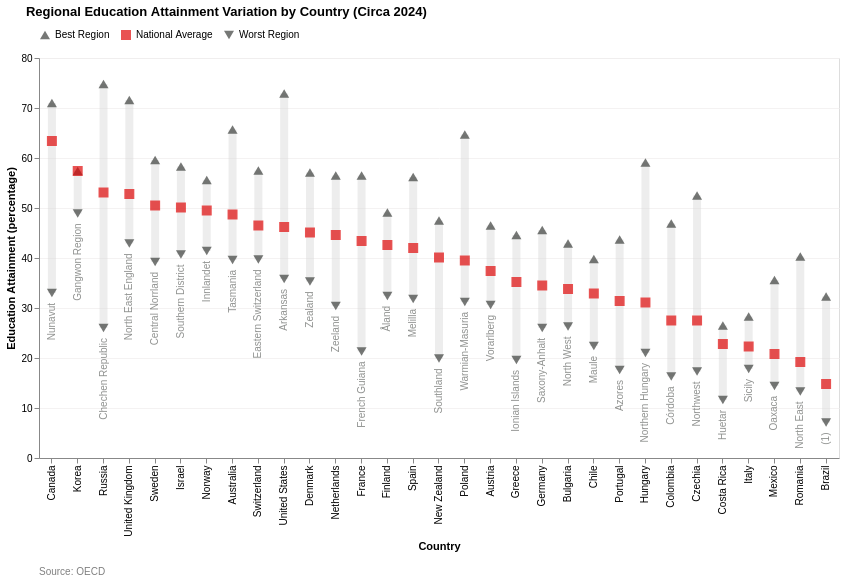

Write notebook code for a chart like this one.
### Code cell
chart_attainment = create_regional_variation_chart_no_norm(
    all_points_data, 
    country_order, 
    average_color=PRESETS['education-attainment']['color'], 
    chart_title="Regional Education Attainment Variation by Country (Circa 2024)", 
    scale_domain=[0,80],
    y_title="Education Attainment (percentage)")
chart_attainment.save("C:\\Users\\lopez\\github\\capp30239\\static_visualization_project\\graphs\\shape_education_regional_attainment_variation.svg")
chart_attainment

### Figure 1 — Vega-Lite specification as saved in the notebook (floating-point values rounded to 4 significant figures)
{"config": {"view": {"continuousWidth": 300, "continuousHeight": 300}}, "vconcat": [{"layer": [{"data": {"name": "data-d1f818e23e2ff0c1937e2cc6c8d877c7"}, "mark": {"type": "rule", "opacity": 0.4, "stroke": "lightgray", "strokeWidth": 8}, "encoding": {"tooltip": [{"field": "Country", "title": "Country", "type": "nominal"}, {"aggregate": "min", "field": "Value", "title": "Worst Region Deviation", "type": "quantitative"}, {"aggregate": "max", "field": "Value", "title": "Best Region Deviation", "type": "quantitative"}], "x": {"axis": {"gridColor": "#f3f1f1e1"}, "field": "Country", "sort": ["Canada", "Korea", "Russia", "United Kingdom", "Sweden", "Israel", "Norway", "Australia", "Switzerland", "United States", "Denmark", "Netherlands", "France", "Finland", "Spain", "New Zealand", "Poland", "Austria", "Greece", "Germany", "Bulgaria", "Chile", "Portugal", "Hungary", "Colombia", "Czechia", "Türkiye", "Costa Rica", "Italy", "Mexico", "Romania", "Brazil"], "title": "Country", "type": "nominal"}, "y": {"aggregate": "min", "axis": {"gridColor": "#f3f1f1e1"}, "field": "Value", "scale": {"domain": [0, 80]}, "type": "quantitative"}, "y2": {"aggregate": "max", "field": "Value"}}}, {"layer": [{"data": {"name": "data-49f08c836b1f33e8e6a1e07127fc0895"}, "mark": {"type": "point", "filled": true, "size": 100}, "encoding": {"color": {"field": "Type", "legend": {"orient": "top"}, "scale": {"domain": ["Best Region", "National Average", "Worst Region"], "range": ["#3C3F3C", "#E00A0A", "#3C3F3C"]}, "title": "", "type": "nominal"}, "shape": {"field": "Type", "legend": {"orient": "top"}, "scale": {"domain": ["Best Region", "National Average", "Worst Region"], "range": ["triangle-up", "square", "triangle-down"]}, "title": "", "type": "nominal"}, "tooltip": [{"field": "Country", "type": "nominal"}, {"field": "Type", "type": "nominal"}, {"field": "Value", "type": "quantitative"}, {"field": "WorstRegionName", "title": "Worst Region Name", "type": "nominal"}], "x": {"axis": {"gridColor": "#f3f1f1e1"}, "field": "Country", "sort": ["Canada", "Korea", "Russia", "United Kingdom", "Sweden", "Israel", "Norway", "Australia", "Switzerland", "United States", "Denmark", "Netherlands", "France", "Finland", "Spain", "New Zealand", "Poland", "Austria", "Greece", "Germany", "Bulgaria", "Chile", "Portugal", "Hungary", "Colombia", "Czechia", "Türkiye", "Costa Rica", "Italy", "Mexico", "Romania", "Brazil"], "title": "Country", "type": "nominal"}, "y": {"field": "Value", "scale": {"domain": [0, 80]}, "title": "Education Attainment (percentage)", "type": "quantitative"}}}, {"data": {"name": "data-55e7954f84f7d68a5f500fa6991357d8"}, "mark": {"type": "text", "align": "right", "angle": 270, "color": "#3C3F3C91", "dx": -10, "dy": 0, "fontSize": 10}, "encoding": {"text": {"field": "WorstRegionName", "type": "nominal"}, "x": {"field": "Country", "sort": ["Canada", "Korea", "Russia", "United Kingdom", "Sweden", "Israel", "Norway", "Australia", "Switzerland", "United States", "Denmark", "Netherlands", "France", "Finland", "Spain", "New Zealand", "Poland", "Austria", "Greece", "Germany", "Bulgaria", "Chile", "Portugal", "Hungary", "Colombia", "Czechia", "Türkiye", "Costa Rica", "Italy", "Mexico", "Romania", "Brazil"], "type": "nominal"}, "y": {"field": "Value", "type": "quantitative"}}}]}], "height": 400, "resolve": {"legend": {"color": "independent", "shape": "independent"}}, "title": {"text": "Regional Education Attainment Variation by Country (Circa 2024)", "anchor": "start", "dx": 20, "offset": 10}, "width": 800}, {"data": {"name": "data-9de9b8125eee1bea1cb32d6ced1e9279"}, "mark": {"type": "text", "align": "left", "color": "gray", "dx": -400, "fontSize": 10}, "encoding": {"text": {"field": "source", "type": "nominal"}}, "height": 20, "width": 800}], "resolve": {"scale": {"color": "independent", "shape": "independent"}}, "spacing": 10, "$schema": "https://vega.github.io/schema/vega-lite/v5.20.1.json", "datasets": {"data-d1f818e23e2ff0c1937e2cc6c8d877c7": [{"Country": "Australia", "Value": 39.6, "Region name": "Tasmania", "Type": "Worst Region", "Reference area": NaN, "WorstRegionName": "Tasmania"}, {"Country": "Austria", "Value": 30.6, "Region name": "Vorarlberg", "Type": "Worst Region", "Reference area": NaN, "WorstRegionName": "Vorarlberg"}, {"Country": "Bulgaria", "Value": 26.3, "Region name": "North West", "Type": "Worst Region", "Reference area": NaN, "WorstRegionName": "North West"}, {"Country": "Brazil", "Value": 7.1, "Region name": "Maranhão", "Type": "Worst Region", "Reference area": NaN, "WorstRegionName": "(1)"}, {"Country": "Canada", "Value": 33.0, "Region name": "Nunavut", "Type": "Worst Region", "Reference area": NaN, "WorstRegionName": "Nunavut"}, {"Country": "Switzerland", "Value": 39.7, "Region name": "Eastern Switzerland", "Type": "Worst Region", "Reference area": NaN, "WorstRegionName": "Eastern Switzerland"}, {"Country": "Chile", "Value": 22.4, "Region name": "Maule", "Type": "Worst Region", "Reference area": NaN, "WorstRegionName": "Maule"}, {"Country": "Colombia", "Value": 16.3, "Region name": "Córdoba", "Type": "Worst Region", "Reference area": NaN, "WorstRegionName": "Córdoba"}, {"Country": "Costa Rica", "Value": 11.6, "Region name": "North Huetar", "Type": "Worst Region", "Reference area": NaN, "WorstRegionName": "Huetar"}, {"Country": "Czechia", "Value": 17.3, "Region name": "Northwest", "Type": "Worst Region", "Reference area": NaN, "WorstRegionName": "Northwest"}, {"Country": "Germany", "Value": 26.0, "Region name": "Saxony-Anhalt", "Type": "Worst Region", "Reference area": NaN, "WorstRegionName": "Saxony-Anhalt"}, {"Country": "Denmark", "Value": 35.3, "Region name": "Zealand", "Type": "Worst Region", "Reference area": NaN, "WorstRegionName": "Zealand"}, {"Country": "Spain", "Value": 31.8, "Region name": "Melilla", "Type": "Worst Region", "Reference area": NaN, "WorstRegionName": "Melilla"}, {"Country": "Finland", "Value": 32.4, "Region name": "Åland", "Type": "Worst Region", "Reference area": NaN, "WorstRegionName": "Åland"}, {"Country": "France", "Value": 21.3, "Region name": "French Guiana", "Type": "Worst Region", "Reference area": NaN, "WorstRegionName": "French Guiana"}, {"Country": "United Kingdom", "Value": 42.9, "Region name": "North East England", "Type": "Worst Region", "Reference area": NaN, "WorstRegionName": "North East England"}, {"Country": "Greece", "Value": 19.6, "Region name": "Ionian Islands", "Type": "Worst Region", "Reference area": NaN, "WorstRegionName": "Ionian Islands"}, {"Country": "Hungary", "Value": 21.0, "Region name": "Northern Hungary", "Type": "Worst Region", "Reference area": NaN, "WorstRegionName": "Northern Hungary"}, {"Country": "Israel", "Value": 40.7, "Region name": "Southern District", "Type": "Worst Region", "Reference area": NaN, "WorstRegionName": "Southern District"}, {"Country": "Italy", "Value": 17.8, "Region name": "Sicily", "Type": "Worst Region", "Reference area": NaN, "WorstRegionName": "Sicily"}, {"Country": "Korea", "Value": 48.9, "Region name": "Gangwon Region", "Type": "Worst Region", "Reference area": NaN, "WorstRegionName": "Gangwon Region"}, {"Country": "Mexico", "Value": 14.4, "Region name": "Oaxaca", "Type": "Worst Region", "Reference area": NaN, "WorstRegionName": "Oaxaca"}, {"Country": "Netherlands", "Value": 30.4, "Region name": "Zeeland", "Type": "Worst Region", "Reference area": NaN, "WorstRegionName": "Zeeland"}, {"Country": "Norway", "Value": 41.4, "Region name": "Innlandet", "Type": "Worst Region", "Reference area": NaN, "WorstRegionName": "Innlandet"}, {"Country": "New Zealand", "Value": 19.9, "Region name": "Southland", "Type": "Worst Region", "Reference area": NaN, "WorstRegionName": "Southland"}, {"Country": "Poland", "Value": 31.2, "Region name": "Warmian-Masuria", "Type": "Worst Region", "Reference area": NaN, "WorstRegionName": "Warmian-Masuria"}, {"Country": "Portugal", "Value": 17.6, "Region name": "Autonomous Region of the Azores", "Type": "Worst Region", "Reference area": NaN, "WorstRegionName": "Azores"}, {"Country": "Romania", "Value": 13.3, "Region name": "North East", "Type": "Worst Region", "Reference area": NaN, "WorstRegionName": "North East"}, {"Country": "Russia", "Value": 26.0, "Region name": "Chechen Republic", "Type": "Worst Region", "Reference area": NaN, "WorstRegionName": "Chechen Republic"}, {"Country": "Sweden", "Value": 39.2, "Region name": "Central Norrland", "Type": "Worst Region", "Reference area": NaN, "WorstRegionName": "Central Norrland"}, {"Country": "United States", "Value": 35.8, "Region name": "Arkansas", "Type": "Worst Region", "Reference area": NaN, "WorstRegionName": "Arkansas"}, {"Country": "Australia", "Value": 65.7, "Region name": "Australian Capital Territory", "Type": "Best Region", "Reference area": NaN, "WorstRegionName": "None"}, {"Country": "Austria", "Value": 46.5, "Region name": "Vienna", "Type": "Best Region", "Reference area": NaN, "WorstRegionName": "None"}, {"Country": "Bulgaria", "Value": 42.9, "Region name": "South West", "Type": "Best Region", "Reference area": NaN, "WorstRegionName": "None"}, {"Country": "Brazil", "Value": 32.3, "Region name": "Distrito Federal", "Type": "Best Region", "Reference area": NaN, "WorstRegionName": "None"}, {"Country": "Canada", "Value": 71.0, "Region name": "Ontario", "Type": "Best Region", "Reference area": NaN, "WorstRegionName": "None"}, {"Country": "Switzerland", "Value": 57.5, "Region name": "Zurich", "Type": "Best Region", "Reference area": NaN, "WorstRegionName": "None"}, {"Country": "Chile", "Value": 39.8, "Region name": "Santiago Metropolitan Region", "Type": "Best Region", "Reference area": NaN, "WorstRegionName": "None"}, {"Country": "Colombia", "Value": 46.9, "Region name": "Bogotá Capital District", "Type": "Best Region", "Reference area": NaN, "WorstRegionName": "None"}, {"Country": "Costa Rica", "Value": 26.5, "Region name": "Central", "Type": "Best Region", "Reference area": NaN, "WorstRegionName": "None"}, {"Country": "Czechia", "Value": 52.5, "Region name": "Prague", "Type": "Best Region", "Reference area": NaN, "WorstRegionName": "None"}, {"Country": "Germany", "Value": 45.6, "Region name": "Berlin", "Type": "Best Region", "Reference area": NaN, "WorstRegionName": "None"}, {"Country": "Denmark", "Value": 57.1, "Region name": "Capital region", "Type": "Best Region", "Reference area": NaN, "WorstRegionName": "None"}, {"Country": "Spain", "Value": 56.2, "Region name": "Basque Country", "Type": "Best Region", "Reference area": NaN, "WorstRegionName": "None"}, {"Country": "Finland", "Value": 49.1, "Region name": "Helsinki-Uusimaa", "Type": "Best Region", "Reference area": NaN, "WorstRegionName": "None"}, {"Country": "France", "Value": 56.5, "Region name": "Île-de-France", "Type": "Best Region", "Reference area": NaN, "WorstRegionName": "None"}, {"Country": "United Kingdom", "Value": 71.6, "Region name": "Greater London", "Type": "Best Region", "Reference area": NaN, "WorstRegionName": "None"}, {"Country": "Greece", "Value": 44.6, "Region name": "Attica", "Type": "Best Region", "Reference area": NaN, "WorstRegionName": "None"}, {"Country": "Hungary", "Value": 59.1, "Region name": "Budapest", "Type": "Best Region", "Reference area": NaN, "WorstRegionName": "None"}, {"Country": "Israel", "Value": 58.3, "Region name": "Tel Aviv District", "Type": "Best Region", "Reference area": NaN, "WorstRegionName": "None"}, {"Country": "Italy", "Value": 28.3, "Region name": "Lazio", "Type": "Best Region", "Reference area": NaN, "WorstRegionName": "None"}, {"Country": "Korea", "Value": 57.4, "Region name": "Seoul Capital Area", "Type": "Best Region", "Reference area": NaN, "WorstRegionName": "None"}, {"Country": "Mexico", "Value": 35.6, "Region name": "Mexico City", "Type": "Best Region", "Reference area": NaN, "WorstRegionName": "None"}, {"Country": "Netherlands", "Value": 56.5, "Region name": "Utrecht", "Type": "Best Region", "Reference area": NaN, "WorstRegionName": "None"}, {"Country": "Norway", "Value": 55.6, "Region name": "Oslo and Viken", "Type": "Best Region", "Reference area": NaN, "WorstRegionName": "None"}, {"Country": "New Zealand", "Value": 47.5, "Region name": "Wellington", "Type": "Best Region", "Reference area": NaN, "WorstRegionName": "None"}, {"Country": "Poland", "Value": 64.7, "Region name": "Warsaw", "Type": "Best Region", "Reference area": NaN, "WorstRegionName": "None"}, {"Country": "Portugal", "Value": 43.7, "Region name": "Greater Lisbon", "Type": "Best Region", "Reference area": NaN, "WorstRegionName": "None"}, {"Country": "Romania", "Value": 40.3, "Region name": "Bucharest - Ilfov", "Type": "Best Region", "Reference area": NaN, "WorstRegionName": "None"}, {"Country": "Russia", "Value": 74.8, "Region name": "City of Moscow", "Type": "Best Region", "Reference area": NaN, "WorstRegionName": "None"}, {"Country": "Sweden", "Value": 59.6, "Region name": "Stockholm", "Type": "Best Region", "Reference area": NaN, "WorstRegionName": "None"}, {"Country": "United States", "Value": 72.9, "Region name": "District of Columbia", "Type": "Best Region", "Reference area": NaN, "WorstRegionName": "None"}], "data-49f08c836b1f33e8e6a1e07127fc0895": [{"Country": "Australia", "Value": 39.6, "Region name": "Tasmania", "Type": "Worst Region", "Reference area": null, "WorstRegionName": "Tasmania"}, {"Country": "Austria", "Value": 30.6, "Region name": "Vorarlberg", "Type": "Worst Region", "Reference area": null, "WorstRegionName": "Vorarlberg"}, {"Country": "Bulgaria", "Value": 26.3, "Region name": "North West", "Type": "Worst Region", "Reference area": null, "WorstRegionName": "North West"}, {"Country": "Brazil", "Value": 7.1, "Region name": "Maranhão", "Type": "Worst Region", "Reference area": null, "WorstRegionName": "(1)"}, {"Country": "Canada", "Value": 33.0, "Region name": "Nunavut", "Type": "Worst Region", "Reference area": null, "WorstRegionName": "Nunavut"}, {"Country": "Switzerland", "Value": 39.7, "Region name": "Eastern Switzerland", "Type": "Worst Region", "Reference area": null, "WorstRegionName": "Eastern Switzerland"}, {"Country": "Chile", "Value": 22.4, "Region name": "Maule", "Type": "Worst Region", "Reference area": null, "WorstRegionName": "Maule"}, {"Country": "Colombia", "Value": 16.3, "Region name": "Córdoba", "Type": "Worst Region", "Reference area": null, "WorstRegionName": "Córdoba"}, {"Country": "Costa Rica", "Value": 11.6, "Region name": "North Huetar", "Type": "Worst Region", "Reference area": null, "WorstRegionName": "Huetar"}, {"Country": "Czechia", "Value": 17.3, "Region name": "Northwest", "Type": "Worst Region", "Reference area": null, "WorstRegionName": "Northwest"}, {"Country": "Germany", "Value": 26.0, "Region name": "Saxony-Anhalt", "Type": "Worst Region", "Reference area": null, "WorstRegionName": "Saxony-Anhalt"}, {"Country": "Denmark", "Value": 35.3, "Region name": "Zealand", "Type": "Worst Region", "Reference area": null, "WorstRegionName": "Zealand"}, {"Country": "Spain", "Value": 31.8, "Region name": "Melilla", "Type": "Worst Region", "Reference area": null, "WorstRegionName": "Melilla"}, {"Country": "Finland", "Value": 32.4, "Region name": "Åland", "Type": "Worst Region", "Reference area": null, "WorstRegionName": "Åland"}, {"Country": "France", "Value": 21.3, "Region name": "French Guiana", "Type": "Worst Region", "Reference area": null, "WorstRegionName": "French Guiana"}, {"Country": "United Kingdom", "Value": 42.9, "Region name": "North East England", "Type": "Worst Region", "Reference area": null, "WorstRegionName": "North East England"}, {"Country": "Greece", "Value": 19.6, "Region name": "Ionian Islands", "Type": "Worst Region", "Reference area": null, "WorstRegionName": "Ionian Islands"}, {"Country": "Hungary", "Value": 21.0, "Region name": "Northern Hungary", "Type": "Worst Region", "Reference area": null, "WorstRegionName": "Northern Hungary"}, {"Country": "Israel", "Value": 40.7, "Region name": "Southern District", "Type": "Worst Region", "Reference area": null, "WorstRegionName": "Southern District"}, {"Country": "Italy", "Value": 17.8, "Region name": "Sicily", "Type": "Worst Region", "Reference area": null, "WorstRegionName": "Sicily"}, {"Country": "Korea", "Value": 48.9, "Region name": "Gangwon Region", "Type": "Worst Region", "Reference area": null, "WorstRegionName": "Gangwon Region"}, {"Country": "Mexico", "Value": 14.4, "Region name": "Oaxaca", "Type": "Worst Region", "Reference area": null, "WorstRegionName": "Oaxaca"}, {"Country": "Netherlands", "Value": 30.4, "Region name": "Zeeland", "Type": "Worst Region", "Reference area": null, "WorstRegionName": "Zeeland"}, {"Country": "Norway", "Value": 41.4, "Region name": "Innlandet", "Type": "Worst Region", "Reference area": null, "WorstRegionName": "Innlandet"}, {"Country": "New Zealand", "Value": 19.9, "Region name": "Southland", "Type": "Worst Region", "Reference area": null, "WorstRegionName": "Southland"}, {"Country": "Poland", "Value": 31.2, "Region name": "Warmian-Masuria", "Type": "Worst Region", "Reference area": null, "WorstRegionName": "Warmian-Masuria"}, {"Country": "Portugal", "Value": 17.6, "Region name": "Autonomous Region of the Azores", "Type": "Worst Region", "Reference area": null, "WorstRegionName": "Azores"}, {"Country": "Romania", "Value": 13.3, "Region name": "North East", "Type": "Worst Region", "Reference area": null, "WorstRegionName": "North East"}, {"Country": "Russia", "Value": 26.0, "Region name": "Chechen Republic", "Type": "Worst Region", "Reference area": null, "WorstRegionName": "Chechen Republic"}, {"Country": "Sweden", "Value": 39.2, "Region name": "Central Norrland", "Type": "Worst Region", "Reference area": null, "WorstRegionName": "Central Norrland"}, {"Country": "United States", "Value": 35.8, "Region name": "Arkansas", "Type": "Worst Region", "Reference area": null, "WorstRegionName": "Arkansas"}, {"Country": "Australia", "Value": 65.7, "Region name": "Australian Capital Territory", "Type": "Best Region", "Reference area": null, "WorstRegionName": "None"}, {"Country": "Austria", "Value": 46.5, "Region name": "Vienna", "Type": "Best Region", "Reference area": null, "WorstRegionName": "None"}, {"Country": "Bulgaria", "Value": 42.9, "Region name": "South West", "Type": "Best Region", "Reference area": null, "WorstRegionName": "None"}, {"Country": "Brazil", "Value": 32.3, "Region name": "Distrito Federal", "Type": "Best Region", "Reference area": null, "WorstRegionName": "None"}, {"Country": "Canada", "Value": 71.0, "Region name": "Ontario", "Type": "Best Region", "Reference area": null, "WorstRegionName": "None"}, {"Country": "Switzerland", "Value": 57.5, "Region name": "Zurich", "Type": "Best Region", "Reference area": null, "WorstRegionName": "None"}, {"Country": "Chile", "Value": 39.8, "Region name": "Santiago Metropolitan Region", "Type": "Best Region", "Reference area": null, "WorstRegionName": "None"}, {"Country": "Colombia", "Value": 46.9, "Region name": "Bogotá Capital District", "Type": "Best Region", "Reference area": null, "WorstRegionName": "None"}, {"Country": "Costa Rica", "Value": 26.5, "Region name": "Central", "Type": "Best Region", "Reference area": null, "WorstRegionName": "None"}, {"Country": "Czechia", "Value": 52.5, "Region name": "Prague", "Type": "Best Region", "Reference area": null, "WorstRegionName": "None"}, {"Country": "Germany", "Value": 45.6, "Region name": "Berlin", "Type": "Best Region", "Reference area": null, "WorstRegionName": "None"}, {"Country": "Denmark", "Value": 57.1, "Region name": "Capital region", "Type": "Best Region", "Reference area": null, "WorstRegionName": "None"}, {"Country": "Spain", "Value": 56.2, "Region name": "Basque Country", "Type": "Best Region", "Reference area": null, "WorstRegionName": "None"}, {"Country": "Finland", "Value": 49.1, "Region name": "Helsinki-Uusimaa", "Type": "Best Region", "Reference area": null, "WorstRegionName": "None"}, {"Country": "France", "Value": 56.5, "Region name": "Île-de-France", "Type": "Best Region", "Reference area": null, "WorstRegionName": "None"}, {"Country": "United Kingdom", "Value": 71.6, "Region name": "Greater London", "Type": "Best Region", "Reference area": null, "WorstRegionName": "None"}, {"Country": "Greece", "Value": 44.6, "Region name": "Attica", "Type": "Best Region", "Reference area": null, "WorstRegionName": "None"}, {"Country": "Hungary", "Value": 59.1, "Region name": "Budapest", "Type": "Best Region", "Reference area": null, "WorstRegionName": "None"}, {"Country": "Israel", "Value": 58.3, "Region name": "Tel Aviv District", "Type": "Best Region", "Reference area": null, "WorstRegionName": "None"}, {"Country": "Italy", "Value": 28.3, "Region name": "Lazio", "Type": "Best Region", "Reference area": null, "WorstRegionName": "None"}, {"Country": "Korea", "Value": 57.4, "Region name": "Seoul Capital Area", "Type": "Best Region", "Reference area": null, "WorstRegionName": "None"}, {"Country": "Mexico", "Value": 35.6, "Region name": "Mexico City", "Type": "Best Region", "Reference area": null, "WorstRegionName": "None"}, {"Country": "Netherlands", "Value": 56.5, "Region name": "Utrecht", "Type": "Best Region", "Reference area": null, "WorstRegionName": "None"}, {"Country": "Norway", "Value": 55.6, "Region name": "Oslo and Viken", "Type": "Best Region", "Reference area": null, "WorstRegionName": "None"}, {"Country": "New Zealand", "Value": 47.5, "Region name": "Wellington", "Type": "Best Region", "Reference area": null, "WorstRegionName": "None"}, {"Country": "Poland", "Value": 64.7, "Region name": "Warsaw", "Type": "Best Region", "Reference area": null, "WorstRegionName": "None"}, {"Country": "Portugal", "Value": 43.7, "Region name": "Greater Lisbon", "Type": "Best Region", "Reference area": null, "WorstRegionName": "None"}, {"Country": "Romania", "Value": 40.3, "Region name": "Bucharest - Ilfov", "Type": "Best Region", "Reference area": null, "WorstRegionName": "None"}, {"Country": "Russia", "Value": 74.8, "Region name": "City of Moscow", "Type": "Best Region", "Reference area": null, "WorstRegionName": "None"}, {"Country": "Sweden", "Value": 59.6, "Region name": "Stockholm", "Type": "Best Region", "Reference area": null, "WorstRegionName": "None"}, {"Country": "United States", "Value": 72.9, "Region name": "District of Columbia", "Type": "Best Region", "Reference area": null, "WorstRegionName": "None"}, {"Country": "Australia", "Value": 48.7, "Region name": null, "Type": "National Average", "Reference area": "Australia", "WorstRegionName": "None"}, {"Country": "Austria", "Value": 37.4, "Region name": null, "Type": "National Average", "Reference area": "Austria", "WorstRegionName": "None"}, {"Country": "Bulgaria", "Value": 33.8, "Region name": null, "Type": "National Average", "Reference area": "Bulgaria", "WorstRegionName": "None"}, {"Country": "Brazil", "Value": 14.8, "Region name": null, "Type": "National Average", "Reference area": "Brazil", "WorstRegionName": "None"}, {"Country": "Canada", "Value": 63.4, "Region name": null, "Type": "National Average", "Reference area": "Canada", "WorstRegionName": "None"}, {"Country": "Switzerland", "Value": 46.5, "Region name": null, "Type": "National Average", "Reference area": "Switzerland", "WorstRegionName": "None"}, {"Country": "Chile", "Value": 32.9, "Region name": null, "Type": "National Average", "Reference area": "Chile", "WorstRegionName": "None"}, {"Country": "Colombia", "Value": 27.5, "Region name": null, "Type": "National Average", "Reference area": "Colombia", "WorstRegionName": "None"}, {"Country": "Costa Rica", "Value": 22.8, "Region name": null, "Type": "National Average", "Reference area": "Costa Rica", "WorstRegionName": "None"}, {"Country": "Czechia", "Value": 27.5, "Region name": null, "Type": "National Average", "Reference area": "Czechia", "WorstRegionName": "None"}, {"Country": "Germany", "Value": 34.5, "Region name": null, "Type": "National Average", "Reference area": "Germany", "WorstRegionName": "None"}, {"Country": "Denmark", "Value": 45.1, "Region name": null, "Type": "National Average", "Reference area": "Denmark", "WorstRegionName": "None"}, {"Country": "Spain", "Value": 42.0, "Region name": null, "Type": "National Average", "Reference area": "Spain", "WorstRegionName": "None"}, {"Country": "Finland", "Value": 42.6, "Region name": null, "Type": "National Average", "Reference area": "Finland", "WorstRegionName": "None"}, {"Country": "France", "Value": 43.4, "Region name": null, "Type": "National Average", "Reference area": "France", "WorstRegionName": "None"}, {"Country": "United Kingdom", "Value": 52.8, "Region name": null, "Type": "National Average", "Reference area": "United Kingdom", "WorstRegionName": "None"}, {"Country": "Greece", "Value": 35.2, "Region name": null, "Type": "National Average", "Reference area": "Greece", "WorstRegionName": "None"}, {"Country": "Hungary", "Value": 31.1, "Region name": null, "Type": "National Average", "Reference area": "Hungary", "WorstRegionName": "None"}, {"Country": "Israel", "Value": 50.1, "Region name": null, "Type": "National Average", "Reference area": "Israel", "WorstRegionName": "None"}, {"Country": "Italy", "Value": 22.3, "Region name": null, "Type": "National Average", "Reference area": "Italy", "WorstRegionName": "None"}, {"Country": "Korea", "Value": 57.4, "Region name": null, "Type": "National Average", "Reference area": "Korea", "WorstRegionName": "None"}, {"Country": "Mexico", "Value": 20.8, "Region name": null, "Type": "National Average", "Reference area": "Mexico", "WorstRegionName": "None"}, {"Country": "Netherlands", "Value": 44.6, "Region name": null, "Type": "National Average", "Reference area": "Netherlands", "WorstRegionName": "None"}, {"Country": "Norway", "Value": 49.5, "Region name": null, "Type": "National Average", "Reference area": "Norway", "WorstRegionName": "None"}, {"Country": "New Zealand", "Value": 40.1, "Region name": null, "Type": "National Average", "Reference area": "New Zealand", "WorstRegionName": "None"}, {"Country": "Poland", "Value": 39.5, "Region name": null, "Type": "National Average", "Reference area": "Poland", "WorstRegionName": "None"}, {"Country": "Portugal", "Value": 31.4, "Region name": null, "Type": "National Average", "Reference area": "Portugal", "WorstRegionName": "None"}, {"Country": "Romania", "Value": 19.2, "Region name": null, "Type": "National Average", "Reference area": "Romania", "WorstRegionName": "None"}, {"Country": "Russia", "Value": 53.1, "Region name": null, "Type": "National Average", "Reference area": "Russia", "WorstRegionName": "None"}, {"Country": "Sweden", "Value": 50.5, "Region name": null, "Type": "National Average", "Reference area": "Sweden", "WorstRegionName": "None"}, {"Country": "United States", "Value": 46.2, "Region name": null, "Type": "National Average", "Reference area": "United States", "WorstRegionName": "None"}], "data-55e7954f84f7d68a5f500fa6991357d8": [{"Country": "Australia", "Value": 39.6, "Region name": "Tasmania", "Type": "Worst Region", "Reference area": NaN, "WorstRegionName": "Tasmania"}, {"Country": "Austria", "Value": 30.6, "Region name": "Vorarlberg", "Type": "Worst Region", "Reference area": NaN, "WorstRegionName": "Vorarlberg"}, {"Country": "Bulgaria", "Value": 26.3, "Region name": "North West", "Type": "Worst Region", "Reference area": NaN, "WorstRegionName": "North West"}, {"Country": "Brazil", "Value": 7.1, "Region name": "Maranhão", "Type": "Worst Region", "Reference area": NaN, "WorstRegionName": "(1)"}, {"Country": "Canada", "Value": 33.0, "Region name": "Nunavut", "Type": "Worst Region", "Reference area": NaN, "WorstRegionName": "Nunavut"}, {"Country": "Switzerland", "Value": 39.7, "Region name": "Eastern Switzerland", "Type": "Worst Region", "Reference area": NaN, "WorstRegionName": "Eastern Switzerland"}, {"Country": "Chile", "Value": 22.4, "Region name": "Maule", "Type": "Worst Region", "Reference area": NaN, "WorstRegionName": "Maule"}, {"Country": "Colombia", "Value": 16.3, "Region name": "Córdoba", "Type": "Worst Region", "Reference area": NaN, "WorstRegionName": "Córdoba"}, {"Country": "Costa Rica", "Value": 11.6, "Region name": "North Huetar", "Type": "Worst Region", "Reference area": NaN, "WorstRegionName": "Huetar"}, {"Country": "Czechia", "Value": 17.3, "Region name": "Northwest", "Type": "Worst Region", "Reference area": NaN, "WorstRegionName": "Northwest"}, {"Country": "Germany", "Value": 26.0, "Region name": "Saxony-Anhalt", "Type": "Worst Region", "Reference area": NaN, "WorstRegionName": "Saxony-Anhalt"}, {"Country": "Denmark", "Value": 35.3, "Region name": "Zealand", "Type": "Worst Region", "Reference area": NaN, "WorstRegionName": "Zealand"}, {"Country": "Spain", "Value": 31.8, "Region name": "Melilla", "Type": "Worst Region", "Reference area": NaN, "WorstRegionName": "Melilla"}, {"Country": "Finland", "Value": 32.4, "Region name": "Åland", "Type": "Worst Region", "Reference area": NaN, "WorstRegionName": "Åland"}, {"Country": "France", "Value": 21.3, "Region name": "French Guiana", "Type": "Worst Region", "Reference area": NaN, "WorstRegionName": "French Guiana"}, {"Country": "United Kingdom", "Value": 42.9, "Region name": "North East England", "Type": "Worst Region", "Reference area": NaN, "WorstRegionName": "North East England"}, {"Country": "Greece", "Value": 19.6, "Region name": "Ionian Islands", "Type": "Worst Region", "Reference area": NaN, "WorstRegionName": "Ionian Islands"}, {"Country": "Hungary", "Value": 21.0, "Region name": "Northern Hungary", "Type": "Worst Region", "Reference area": NaN, "WorstRegionName": "Northern Hungary"}, {"Country": "Israel", "Value": 40.7, "Region name": "Southern District", "Type": "Worst Region", "Reference area": NaN, "WorstRegionName": "Southern District"}, {"Country": "Italy", "Value": 17.8, "Region name": "Sicily", "Type": "Worst Region", "Reference area": NaN, "WorstRegionName": "Sicily"}, {"Country": "Korea", "Value": 48.9, "Region name": "Gangwon Region", "Type": "Worst Region", "Reference area": NaN, "WorstRegionName": "Gangwon Region"}, {"Country": "Mexico", "Value": 14.4, "Region name": "Oaxaca", "Type": "Worst Region", "Reference area": NaN, "WorstRegionName": "Oaxaca"}, {"Country": "Netherlands", "Value": 30.4, "Region name": "Zeeland", "Type": "Worst Region", "Reference area": NaN, "WorstRegionName": "Zeeland"}, {"Country": "Norway", "Value": 41.4, "Region name": "Innlandet", "Type": "Worst Region", "Reference area": NaN, "WorstRegionName": "Innlandet"}, {"Country": "New Zealand", "Value": 19.9, "Region name": "Southland", "Type": "Worst Region", "Reference area": NaN, "WorstRegionName": "Southland"}, {"Country": "Poland", "Value": 31.2, "Region name": "Warmian-Masuria", "Type": "Worst Region", "Reference area": NaN, "WorstRegionName": "Warmian-Masuria"}, {"Country": "Portugal", "Value": 17.6, "Region name": "Autonomous Region of the Azores", "Type": "Worst Region", "Reference area": NaN, "WorstRegionName": "Azores"}, {"Country": "Romania", "Value": 13.3, "Region name": "North East", "Type": "Worst Region", "Reference area": NaN, "WorstRegionName": "North East"}, {"Country": "Russia", "Value": 26.0, "Region name": "Chechen Republic", "Type": "Worst Region", "Reference area": NaN, "WorstRegionName": "Chechen Republic"}, {"Country": "Sweden", "Value": 39.2, "Region name": "Central Norrland", "Type": "Worst Region", "Reference area": NaN, "WorstRegionName": "Central Norrland"}, {"Country": "United States", "Value": 35.8, "Region name": "Arkansas", "Type": "Worst Region", "Reference area": NaN, "WorstRegionName": "Arkansas"}], "data-9de9b8125eee1bea1cb32d6ced1e9279": [{"source": "Source: OECD"}]}}
